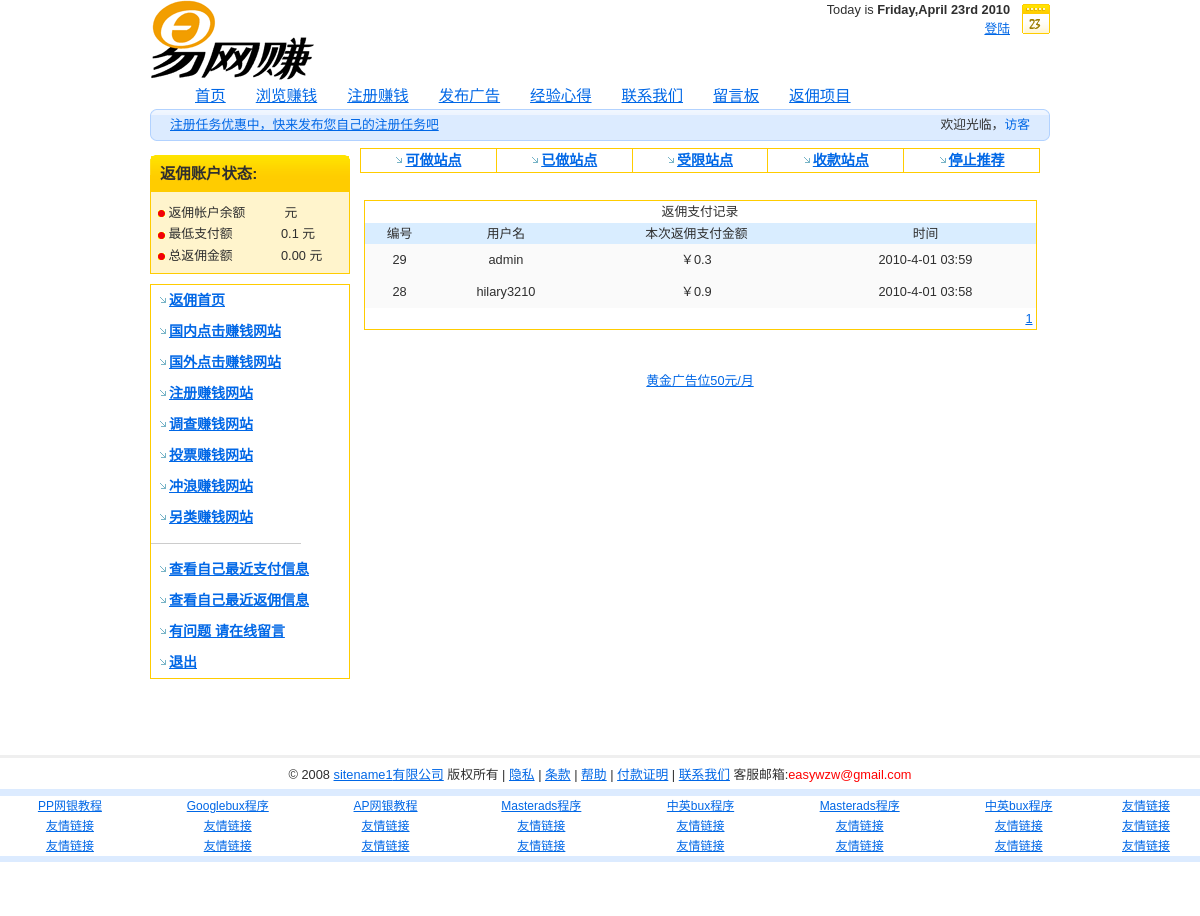
Screenshot of /backpay_all.php with the database file from the repository.
### tables this page shows
CREATE TABLE IF NOT EXISTS `tb_common` (
  `id` int(11) NOT NULL AUTO_INCREMENT,
  `itemid` varchar(50) DEFAULT NULL,
  `value` varchar(150) DEFAULT NULL,
  `time` varchar(35) DEFAULT NULL,
  KEY `id` (`id`)
);

CREATE TABLE IF NOT EXISTS `tb_backpay_history` (
  `id` int(11) NOT NULL AUTO_INCREMENT,
  `username` varchar(50) DEFAULT NULL,
  `pay_number` int(50) DEFAULT NULL,
  `pay_sum` double DEFAULT NULL,
  `pay_time` varchar(35) DEFAULT NULL,
  KEY `id` (`id`)
);

CREATE TABLE IF NOT EXISTS `tb_site` (
  `id` varchar(11) NOT NULL DEFAULT '',
  `sitename` varchar(30) NOT NULL DEFAULT '',
  `sitepp` varchar(30) NOT NULL DEFAULT '',
  KEY `id` (`id`)
);

### backpay_all.php (the view, shortened to what this page needs)
<?php include('header.php'); ?>
<div class="mem_left">
<?php include('memberbackleft.php')?>
</div>
<div align="center">
    <table width="680" style="border-collapse: collapse" bordercolor="#111111" cellpadding="0" cellspacing="0">
      <tr bgcolor="#FFFFFF">
      <td>
      </tr>
      <tr bgcolor="#FFFFFF" id="sitemenu">
		<td><a href="sites_available.php" >可做站点</a></td>
		<td><a href="sites_joined.php" >已做站点</a></td>
		<td><a href="sites_notavailable.php" >受限站点</a></td>
		<td><a href="sites_paid.php" >收款站点</a></td>
		<td><a href="sites_scam.php" >停止推荐</a></td>
      </tr>
      <tr bgcolor="#FFFFFF">
        <td height="10">&nbsp;</td>
      </tr>
      <tr><td colspan="5">
      <table width="100%" border="0" cellspacing="1" cellpadding="5" style="border:1px solid #FFCC00;">
					   <tr align="center"><td colspan="5">返佣支付记录</td></tr>
                        <tr style="background-color:#D9EDff;" align="center">
                            <td>
                               编号
                            </td>
                            <td>
                                用户名
                            </td>
                            <td>
                                本次返佣支付金额
                            </td>
                            <td>
                                时间
                            </td>
                        </tr>
                        <?php
$perNumber=20;
$page=$_GET['page'];
$count=mysql_query("select count(*) from tb_backpay_history");
$rs=mysql_fetch_array($count);
$totalNumber=$rs[0];
$totalPage=ceil($totalNumber/$perNumber);
if (!isset($page)) {
 $page=1;
}
$startCount=($page-1)*$perNumber;
$result=mysql_query("select * from tb_backpay_history order by pay_time desc limit $startCount,$perNumber");
while ($row=mysql_fetch_array($result)) {
	echo "
	<tr>
	<td style='background-color: #FAFAFA;text-align:center;height:30px;'>". $row["id"] ."</td>
	<td style='background-color: #FAFAFA;text-align:center;'>". $row["username"] ."</td>
	<td style='background-color: #FAFAFA;text-align:center;'>￥". $row["pay_sum"] ."</td>
	<td style='background-color: #FAFAFA;text-align:center;'>". $row["pay_time"] ."</td></tr>";
}?>
<tr align="right"><td colspan="4">
<?php
for ($i=1;$i<=$totalPage;$i++) {
?>
<a href="backpay_all.php?page=<?php echo $i;?>"><?php echo $i ;?></a>
<?php
}
?>
					</table>
      </td></tr>
      <tr bgcolor="#FFFFFF">
        <td height="28">&nbsp;</td>
        <td height="28">&nbsp;</td>
        <td height="28">&nbsp;</td>
      </tr>
      <tr bgcolor="#FFFFFF">
        <td height="28" colspan="5"><div align="center"><a href="contact.php">黄金广告位50元/月</a></div></td>
      </tr>
    </table>
</div>
</div>
<?php include('footer.php'); ?>

### memberbackstats.php (shortened to what this page needs)
<div id="signup">
          <h3>
 返佣账户状态:</h3>
          <div class="in">
<table width="100%" class="nom">
<tr>
<td nowrap>
<img border="0" src="images/bullet2.gif" width="7" height="7"  align="absmiddle" > 返佣帐户余额</td>
<td align="left">
<?php include('config.php');
$sql = "SELECT * FROM tb_back_account WHERE username='$user'";
$result = mysql_query($sql);
$row = mysql_fetch_array($result);
echo $row["now_back_sum"]; ?>&nbsp;元&nbsp;</td>
</tr>
<tr>
<td>
<img border="0" src="images/bullet2.gif" width="7" height="7"  align="absmiddle" > 最低支付额</td>
<td align="left"><?php include('config.php');
								$result =mysql_query("SELECT * FROM tb_common WHERE itemid='leastpay'");
								$row = mysql_fetch_array($result); echo $row["value"];
								 ?>&nbsp;元&nbsp;</td>
</tr>
<tr>
<td>
<img border="0" src="images/bullet2.gif" width="7" height="7"  align="absmiddle" > 总返佣金额</td>
<td align="left"><?php include('config.php');
								$result =mysql_query("SELECT sum(all_back_sum) FROM tb_back_account WHERE username='$user'");
								$row = mysql_fetch_array($result);
								echo number_format($row[0],2);
								?>&nbsp;元&nbsp;</td>
</tr>
</table>
</div>
</div>

### sitename.php (shortened to what this page needs)
<?php
$sql = "SELECT * FROM tb_site WHERE id='1'";
$result = mysql_query($sql);
$row = mysql_fetch_array($result);
echo $row["sitename"];
?>

### css/main.css (style rules this page uses)
* { margin:0; padding:0; }
body, div, span, p, a, img, ul, ol, li, table, caption, tbody, tfoot, tr, th, td, form, fieldset, legend, label, dl, dt, dd, blockquote, applet, object, h1, h2, h3, h4, h5 { border:0; }
body { padding:35px 0; background:#FFF; font:0.8em/1.5 "arial",sans-serif; color:#2F2F2F; text-align:center;font-family:Verdana,Geneva,sans-serif; }
a { color:#0067E6; }
h1, h2, h3, h4, h5, h6 { margin:15px 0 10px 0; }
h3, h4 { font-size:120%; }
table { margin:5px 0; border-collapse:collapse; border-spacing:0; font-size:100%; }
th, td { padding:3px 5px; }
#hp_dailytable th, td { padding:1px 3px; }
.nom { margin:0; }
#signup h3 { margin:0; padding:7px 10px; background:#FC0 url("../images/signup-top.gif") 0 0 no-repeat; }
#signup .in { padding:10px 5px 7px 5px; border-bottom:1px solid #FC0; background:#FFF4CC url("../images/signup.gif") 0 0 repeat-y; }
.mem_left { margin-top:14px;float:left;width:200px;height:600px; }
#sitemenu td { width:20%;text-align:center;border:1px solid #FFCC00; }
#sitemenu td a { background:url(../images/arrow2.gif) no-repeat left; padding-left:10px; color:#457a8b; font-size:14px; font-weight:bold; }
#sitemenu td a:link { background:url(../images/arrow2.gif) no-repeat left; padding-left:10px; color: #0067E6; }

### css/print.css (style rules this page uses)
body { margin:0; padding:0; border:0; font-size:12pt; }
h1, h2, h3 { page-break-after:avoid; page-break-inside:avoid; }
table { width:100%; border-collapse:collapse; border-spacing:0; border-top:0.5pt solid #000; }
th, td { display:table-cell; border-bottom:0.5pt solid #000; }

### rows the page displays
tb_common: value "0.1"
tb_backpay_history: id "29", username "admin", pay_sum "0.3", pay_time "2010-4-01 03:59"
tb_backpay_history: id "28", username "hilary3210", pay_sum "0.9", pay_time "2010-4-01 03:58"
tb_site: sitename "sitename1"

### other values shown
$today["weekday"] "Friday"
$today["month"] "April"
$today["year"] "2010"
$row[0] "0.00"
